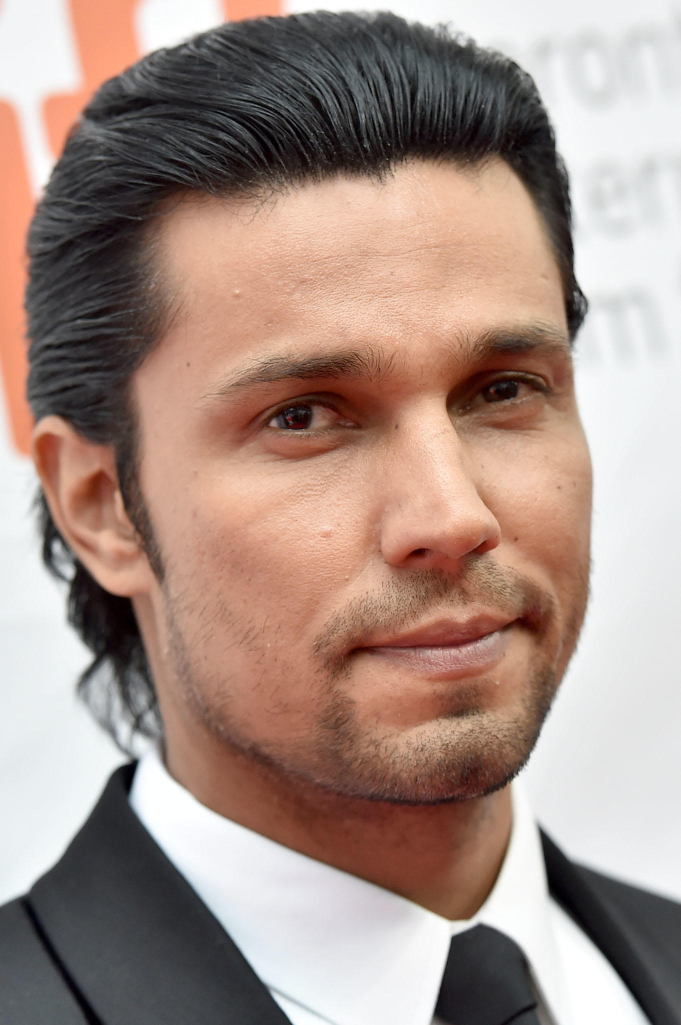
#> input picture Dataset/Randeep_Hooda/101.jpg, 1361 x 2050 px (shown at 1/2 size); its folder holds only this picture in this run
$ jupyter execute --allow-errors main.ipynb
#> lines starting #> are read from the running program, lines starting #| are printed output that depends on the picture
[cell 1]
import os
import numpy as np
import cv2
import matplotlib
from matplotlib import pyplot as plt
import pywt
import numpy

[cell 2]
from google.colab import drive
drive.mount('/content/drive')

[cell 3]
def getkey(dic,val):

  for key in dic:

    if dic[key]==val:
      return key

Ekta image  er path dile setar face crop kore cropped image return korbe

[cell 4]
def get_cropped_image(image_path): # ekta image  er path dile setar face crop kore cropped image return korbe
#> called with image_path = 'Dataset/Randeep_Hooda/101.jpg'
    img = cv2.imread(image_path)
#> img is the input picture: shape (2050, 1361, 3); mean B, G, R 135.1, 144.4, 166.7
    gray = cv2.cvtColor(img, cv2.COLOR_BGR2GRAY)
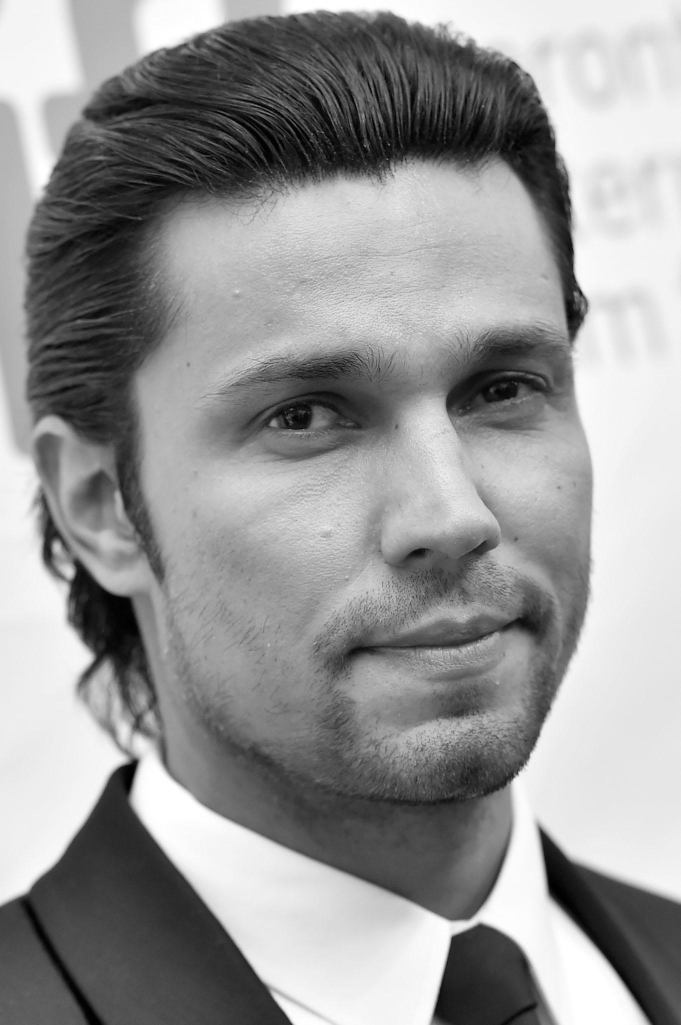
#> gray: shape (2050, 1361) (shown at 1/2 size); min 0, max 255, mean 150
    faces = face_cascade.detectMultiScale(gray, 1.3, 5)
#> faces = [[296, 413, 1030, 1030]]
    for (x,y,w,h) in faces:
        roi_gray = gray[y:y+h, x:x+w]
        roi_color = img[y:y+h, x:x+w]
        eyes = eye_cascade.detectMultiScale(roi_gray)
        if len(eyes) >= 2:
            return roi_color
#> this loop made 1 pass
#> pass 1, in get_cropped_image, `roi_gray = gray[y:y+h, x:x+w]`:
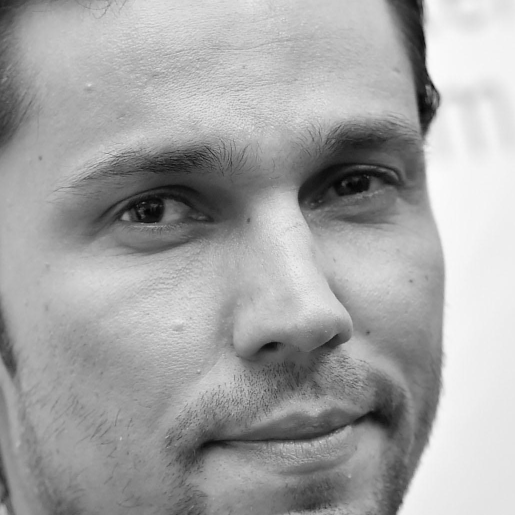
#> roi_gray: shape (1030, 1030) (shown at 1/2 size); min 1, max 254, mean 164.6
#> pass 1, in get_cropped_image, `roi_color = img[y:y+h, x:x+w]`:
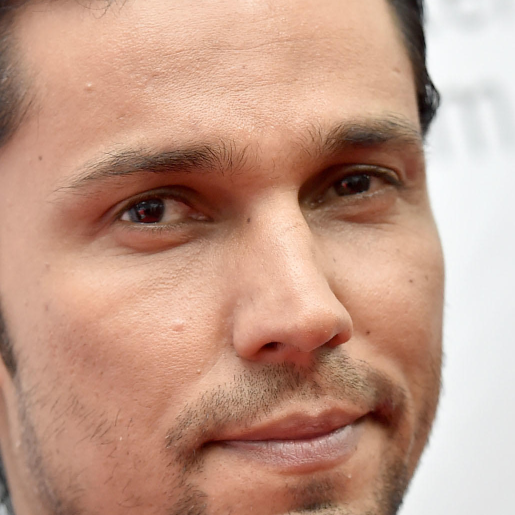
#> roi_color: shape (1030, 1030, 3) (shown at 1/2 size); mean B, G, R 135.8, 154.7, 194.9

Wavelet Transform Function

[cell 5]
def w2d(img, mode='haar', level=1): #ekta image dile setake transorm kore dibe
    imArray = img
    #Datatype conversions
    #convert to grayscale
    imArray = cv2.cvtColor( imArray,cv2.COLOR_RGB2GRAY )
    #convert to float
    imArray =  np.float32(imArray)
    imArray /= 255;
    # compute coefficients
    coeffs=pywt.wavedec2(imArray, mode, level=level)

    #Process Coefficients
    coeffs_H=list(coeffs)
    coeffs_H[0] *= 0;

    # reconstruction
    imArray_H=pywt.waverec2(coeffs_H, mode);
    imArray_H *= 255;
    imArray_H =  np.uint8(imArray_H)

    return imArray_H

Initializing haarcascade

[cell 6]
#Finding the directory of the built in haar cascade xml file and storing the location in face_model
cv2_base_dir = os.path.dirname(os.path.abspath(cv2.__file__))
face_model= os.path.join(cv2_base_dir, 'data/haarcascade_frontalface_default.xml')
eye_model= os.path.join(cv2_base_dir, 'data/haarcascade_eye.xml')
face_cascade=cv2.CascadeClassifier(face_model) # building the classifier
eye_cascade=cv2.CascadeClassifier(eye_model)

*Cropped* folder

[cell 7]
path_data='/content/drive/MyDrive/CSE 422/project/Project/temp/Dataset'
path_cropped='/content/drive/MyDrive/CSE 422/project/Project/temp/Dataset/cropped'

[cell 8]
import shutil
if os.path.exists(path_cropped): # jodi folder age theke thake tahole delete kore abar banao
     shutil.rmtree(path_cropped)
os.mkdir(path_cropped)

Cropped folder er moddhe protijon er name e folder banacchi

[cell 9]
for entry in os.scandir(path_data): # entry te folder er dir obejct  return hobe.

    if entry.is_dir() and entry.name!='cropped':

      path_cropped_entry=path_cropped+'/'+entry.name
      path_entry=path_data+'/'+entry.name

      os.mkdir(path_cropped_entry) # cropped folder e protita celeb er name e folder banacchi

      count2=0

      for images_entry in os.scandir(path_entry):

        path_images_entry=images_entry.path

        #checking image ta jpg,png,/jpeg kina
        temp=images_entry.name.split('.')
        if temp[-1] in ['jpg','png','jpeg']:
          cropped_image_entry=get_cropped_image(path_images_entry)
          cropped_image_entry_path=path_cropped_entry+'/'+entry.name+str(count2)+'.png'

          if cropped_image_entry is not None:
            cv2.imwrite(cropped_image_entry_path,cropped_image_entry)
            count2+=1
          else:
            continue
#> pass 2 of the loop `for entry in os.scandir(path_data):`:
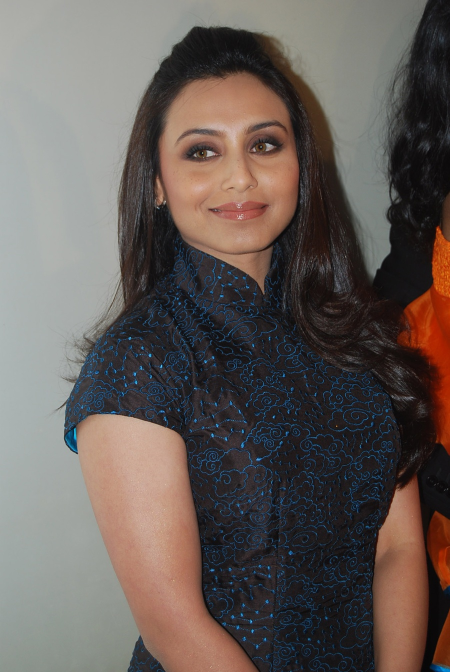
#> input picture Dataset/Rani_Mukerji/108.jpg, 900 x 1344 px (shown at 1/2 size)
#> in get_cropped_image, img is the input picture: shape (1344, 900, 3); mean B, G, R 88.4, 92.7, 101.9
#> in get_cropped_image (call 2), `gray = cv2.cvtColor(img, cv2.COLOR_BGR2GRAY)`:
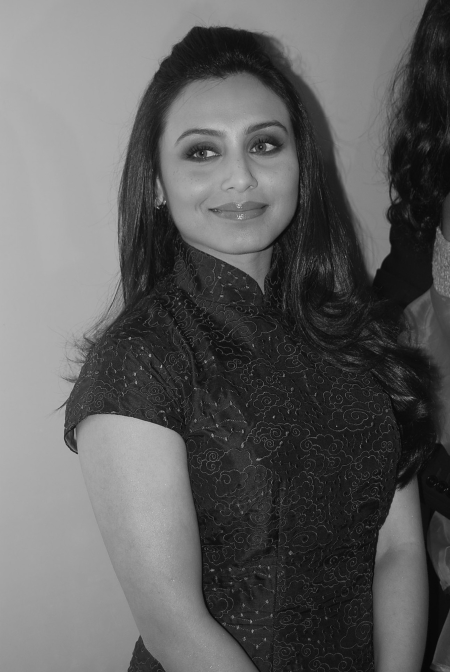
#> gray: shape (1344, 900) (shown at 1/2 size); min 3, max 238, mean 95
#> faces = [[270, 152, 376, 376]]
#> the loop in get_cropped_image, `for (x,y,w,h) in faces:` made 1 pass
#> pass 1, in get_cropped_image (call 2), `roi_color = img[y:y+h, x:x+w]`:
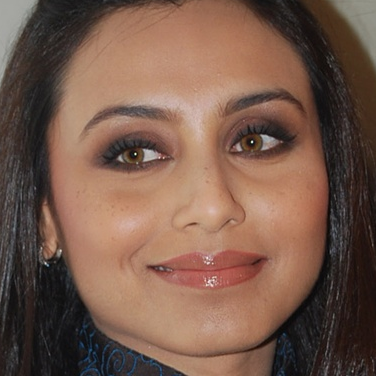
#> roi_color: shape (376, 376, 3); mean B, G, R 75.4, 89.8, 119.4

Student Encode

[cell 10]
student_encoded={}
count1=0
for entry in os.scandir(path_data): # entry te folder er dir obejct  return hobe.

    if entry.is_dir() and entry.name!='cropped':
      student_encoded[entry.name]=count1
      count1+=1
#> pass 2 of the loop `for entry in os.scandir(path_data):`:
